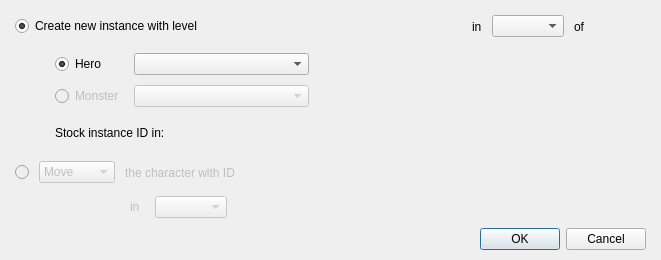
<?xml version="1.0" encoding="UTF-8"?>
<ui version="4.0">
 <class>DialogCommandModifyTeam</class>
 <widget class="QDialog" name="DialogCommandModifyTeam">
  <property name="geometry">
   <rect>
    <x>0</x>
    <y>0</y>
    <width>661</width>
    <height>260</height>
   </rect>
  </property>
  <property name="windowTitle">
   <string>Modify team...</string>
  </property>
  <layout class="QGridLayout" name="gridLayout_2">
   <property name="leftMargin">
    <number>15</number>
   </property>
   <property name="topMargin">
    <number>10</number>
   </property>
   <property name="rightMargin">
    <number>15</number>
   </property>
   <property name="bottomMargin">
    <number>10</number>
   </property>
   <item row="0" column="0">
    <layout class="QVBoxLayout" name="verticalLayout">
     <property name="spacing">
      <number>10</number>
     </property>
     <item>
      <layout class="QHBoxLayout" name="horizontalLayout" stretch="0,0,0,0,0,1">
       <item>
        <widget class="QRadioButton" name="radioButtonNewInstance">
         <property name="text">
          <string>Create new instance with level</string>
         </property>
         <property name="checked">
          <bool>true</bool>
         </property>
         <attribute name="buttonGroup">
          <string notr="true">buttonGroup</string>
         </attribute>
        </widget>
       </item>
       <item>
        <widget class="PanelPrimitiveValue" name="panelPrimitiveValueLevel" native="true">
         <property name="minimumSize">
          <size>
           <width>250</width>
           <height>27</height>
          </size>
         </property>
         <property name="maximumSize">
          <size>
           <width>250</width>
           <height>27</height>
          </size>
         </property>
        </widget>
       </item>
       <item>
        <widget class="QLabel" name="labelInInstance">
         <property name="text">
          <string>in</string>
         </property>
        </widget>
       </item>
       <item>
        <widget class="QComboBox" name="comboBoxInstanceTeam"/>
       </item>
       <item>
        <widget class="QLabel" name="labelOfInstance">
         <property name="text">
          <string>of</string>
         </property>
        </widget>
       </item>
       <item>
        <spacer name="horizontalSpacer">
         <property name="orientation">
          <enum>Qt::Horizontal</enum>
         </property>
         <property name="sizeHint" stdset="0">
          <size>
           <width>138</width>
           <height>20</height>
          </size>
         </property>
        </spacer>
       </item>
      </layout>
     </item>
     <item>
      <layout class="QGridLayout" name="gridLayout" columnstretch="0,0,0,1">
       <item row="0" column="2">
        <widget class="QComboBox" name="comboBoxHero">
         <property name="minimumSize">
          <size>
           <width>175</width>
           <height>0</height>
          </size>
         </property>
         <property name="maximumSize">
          <size>
           <width>175</width>
           <height>16777215</height>
          </size>
         </property>
        </widget>
       </item>
       <item row="1" column="2">
        <widget class="QComboBox" name="comboBoxMonster">
         <property name="enabled">
          <bool>false</bool>
         </property>
        </widget>
       </item>
       <item row="0" column="1">
        <widget class="QRadioButton" name="radioButtonHero">
         <property name="minimumSize">
          <size>
           <width>0</width>
           <height>0</height>
          </size>
         </property>
         <property name="text">
          <string>Hero</string>
         </property>
         <property name="checked">
          <bool>true</bool>
         </property>
         <attribute name="buttonGroup">
          <string notr="true">buttonGroup_2</string>
         </attribute>
        </widget>
       </item>
       <item row="1" column="1">
        <widget class="QRadioButton" name="radioButtonMonster">
         <property name="enabled">
          <bool>false</bool>
         </property>
         <property name="text">
          <string>Monster</string>
         </property>
         <attribute name="buttonGroup">
          <string notr="true">buttonGroup_2</string>
         </attribute>
        </widget>
       </item>
       <item row="0" column="3" rowspan="2">
        <spacer name="horizontalSpacer_2">
         <property name="orientation">
          <enum>Qt::Horizontal</enum>
         </property>
         <property name="sizeHint" stdset="0">
          <size>
           <width>178</width>
           <height>38</height>
          </size>
         </property>
        </spacer>
       </item>
       <item row="0" column="0">
        <spacer name="horizontalSpacer_4">
         <property name="orientation">
          <enum>Qt::Horizontal</enum>
         </property>
         <property name="sizeHint" stdset="0">
          <size>
           <width>40</width>
           <height>20</height>
          </size>
         </property>
        </spacer>
       </item>
      </layout>
     </item>
     <item>
      <layout class="QHBoxLayout" name="horizontalLayout_2" stretch="0,0,0,1">
       <item>
        <spacer name="horizontalSpacer_5">
         <property name="orientation">
          <enum>Qt::Horizontal</enum>
         </property>
         <property name="sizeHint" stdset="0">
          <size>
           <width>40</width>
           <height>20</height>
          </size>
         </property>
        </spacer>
       </item>
       <item>
        <widget class="QLabel" name="labelStockVariable">
         <property name="text">
          <string>Stock instance ID in:</string>
         </property>
        </widget>
       </item>
       <item>
        <widget class="WidgetVariable" name="widgetVariableStock" native="true"/>
       </item>
       <item>
        <spacer name="horizontalSpacer_6">
         <property name="orientation">
          <enum>Qt::Horizontal</enum>
         </property>
         <property name="sizeHint" stdset="0">
          <size>
           <width>98</width>
           <height>17</height>
          </size>
         </property>
        </spacer>
       </item>
      </layout>
     </item>
     <item>
      <layout class="QHBoxLayout" name="horizontalLayout_3" stretch="0,0,0,0,1">
       <item>
        <widget class="QRadioButton" name="radioButtonAddRemove">
         <property name="enabled">
          <bool>false</bool>
         </property>
         <property name="text">
          <string/>
         </property>
         <attribute name="buttonGroup">
          <string notr="true">buttonGroup</string>
         </attribute>
        </widget>
       </item>
       <item>
        <widget class="QComboBox" name="comboBoxAddRemove">
         <property name="enabled">
          <bool>false</bool>
         </property>
         <item>
          <property name="text">
           <string>Move</string>
          </property>
         </item>
         <item>
          <property name="text">
           <string>Remove</string>
          </property>
         </item>
        </widget>
       </item>
       <item>
        <widget class="QLabel" name="labelAddRemoveCharacter">
         <property name="enabled">
          <bool>false</bool>
         </property>
         <property name="text">
          <string>the character with ID </string>
         </property>
        </widget>
       </item>
       <item>
        <widget class="PanelPrimitiveValue" name="widgetVariableConstantAddRemove" native="true">
         <property name="enabled">
          <bool>false</bool>
         </property>
         <property name="minimumSize">
          <size>
           <width>250</width>
           <height>27</height>
          </size>
         </property>
         <property name="maximumSize">
          <size>
           <width>250</width>
           <height>27</height>
          </size>
         </property>
        </widget>
       </item>
       <item>
        <spacer name="horizontalSpacer_3">
         <property name="orientation">
          <enum>Qt::Horizontal</enum>
         </property>
         <property name="sizeHint" stdset="0">
          <size>
           <width>40</width>
           <height>20</height>
          </size>
         </property>
        </spacer>
       </item>
      </layout>
     </item>
     <item>
      <layout class="QHBoxLayout" name="horizontalLayout_4" stretch="0,0,0,1">
       <item>
        <spacer name="horizontalSpacer_7">
         <property name="orientation">
          <enum>Qt::Horizontal</enum>
         </property>
         <property name="sizeHint" stdset="0">
          <size>
           <width>115</width>
           <height>20</height>
          </size>
         </property>
        </spacer>
       </item>
       <item>
        <widget class="QLabel" name="labelAddRemoveIn">
         <property name="enabled">
          <bool>false</bool>
         </property>
         <property name="minimumSize">
          <size>
           <width>15</width>
           <height>0</height>
          </size>
         </property>
         <property name="maximumSize">
          <size>
           <width>15</width>
           <height>16777215</height>
          </size>
         </property>
         <property name="text">
          <string>in</string>
         </property>
        </widget>
       </item>
       <item>
        <widget class="QComboBox" name="comboBoxAddRemoveTeam">
         <property name="enabled">
          <bool>false</bool>
         </property>
        </widget>
       </item>
       <item>
        <spacer name="horizontalSpacer_8">
         <property name="orientation">
          <enum>Qt::Horizontal</enum>
         </property>
         <property name="sizeHint" stdset="0">
          <size>
           <width>248</width>
           <height>20</height>
          </size>
         </property>
        </spacer>
       </item>
      </layout>
     </item>
     <item>
      <widget class="QDialogButtonBox" name="buttonBox">
       <property name="orientation">
        <enum>Qt::Horizontal</enum>
       </property>
       <property name="standardButtons">
        <set>QDialogButtonBox::Cancel|QDialogButtonBox::Ok</set>
       </property>
      </widget>
     </item>
    </layout>
   </item>
  </layout>
 </widget>
 <customwidgets>
  <customwidget>
   <class>PanelPrimitiveValue</class>
   <extends>QWidget</extends>
   <header>panelprimitivevalue.h</header>
   <container>1</container>
  </customwidget>
  <customwidget>
   <class>WidgetVariable</class>
   <extends>QWidget</extends>
   <header>widgetvariable.h</header>
   <container>1</container>
  </customwidget>
 </customwidgets>
 <resources/>
 <connections>
  <connection>
   <sender>buttonBox</sender>
   <signal>accepted()</signal>
   <receiver>DialogCommandModifyTeam</receiver>
   <slot>accept()</slot>
   <hints>
    <hint type="sourcelabel">
     <x>248</x>
     <y>254</y>
    </hint>
    <hint type="destinationlabel">
     <x>157</x>
     <y>274</y>
    </hint>
   </hints>
  </connection>
  <connection>
   <sender>buttonBox</sender>
   <signal>rejected()</signal>
   <receiver>DialogCommandModifyTeam</receiver>
   <slot>reject()</slot>
   <hints>
    <hint type="sourcelabel">
     <x>316</x>
     <y>260</y>
    </hint>
    <hint type="destinationlabel">
     <x>286</x>
     <y>274</y>
    </hint>
   </hints>
  </connection>
 </connections>
 <buttongroups>
  <buttongroup name="buttonGroup_2"/>
  <buttongroup name="buttonGroup"/>
 </buttongroups>
</ui>
